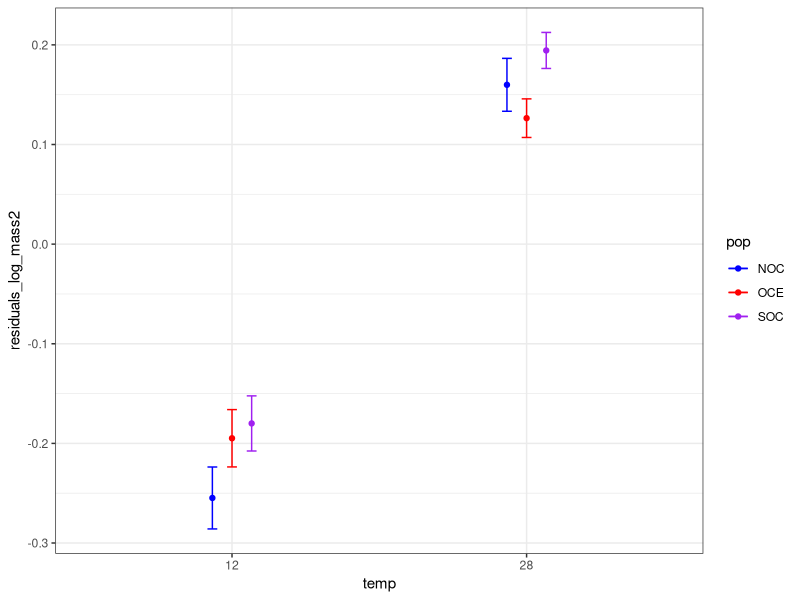
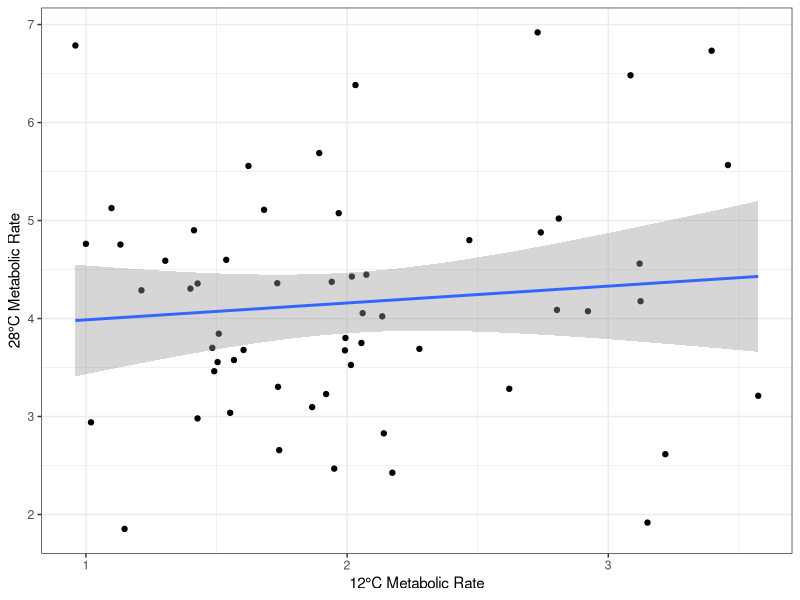

These figures' R source, in order: (Note: this script raises an error after producing the figures.)
setwd("/Users/melissadrown/Documents/School/RSMAS/Research/Summer 2020/Writing/Phenotyping/Spring 2019 Phenotyping/Data for Phenotypes")
data_wam <- read.csv("2019WAM_backgroun_corrected_flat.csv")
data_ctmax <- read.csv("OCNJ_s19_ctmax_2.csv")
data_cam <- read.csv("mass_cor_OCNJ_s19_cam_2.csv")

library(dplyr)
library(ggplot2)
library(lme4)
library(broom)
library(MASS)
library(raster)
library(car)
library(lubridate)
library(tidyr)

# look at data files
head(data_wam)
head(data_ctmax)
head(data_cam)

# function to calculate SE and mean summary table
summarySE <- function(data=NULL, measurevar, groupvars=NULL, na.rm=FALSE,
                      conf.interval=.95, .drop=TRUE) {
  library(plyr)
  
  # New version of length which can handle NA's: if na.rm==T, don't count them
  length2 <- function (x, na.rm=FALSE) {
    if (na.rm) sum(!is.na(x))
    else       length(x)
  }
  
  # This does the summary. For each group's data frame, return a vector with
  # N, mean, and sd
  datac <- ddply(data, groupvars, .drop=.drop,
                 .fun = function(xx, col) {
                   c(N    = length2(xx[[col]], na.rm=na.rm),
                     mean = mean   (xx[[col]], na.rm=na.rm),
                     sd   = sd     (xx[[col]], na.rm=na.rm)
                   )
                 },
                 measurevar
  )
  
  # Rename the "mean" column    
  datac <- rename(datac, c("mean" = measurevar))
  
  datac$se <- datac$sd / sqrt(datac$N)  # Calculate standard error of the mean
  
  # Confidence interval multiplier for standard error
  # Calculate t-statistic for confidence interval: 
  # e.g., if conf.interval is .95, use .975 (above/below), and use df=N-1
  ciMult <- qt(conf.interval/2 + .5, datac$N-1)
  datac$ci <- datac$se * ciMult
  
  return(datac)
}

# Fix the Date to be recognized as a chronological date in all the files.
data_cam1 <- data_cam
data_cam <- subset(data_cam, data_cam$MR_pmol_s!="NA")
data_ctmax <- subset(data_ctmax, data_ctmax$ctmax_date!="4/15/19")

data_wam$wam_date <- as.POSIXct(as.character(data_wam$wam_date), format="%m/%d/%y")
data_ctmax$ctmax_date <- mdy(data_ctmax$ctmax_date)
data_cam$cam_date <- mdy(data_cam$cam_date)
data_cam1$cam_date <- mdy(data_cam1$cam_date)

# make acclimation order a factor
data_wam$accl_order <- as.factor(data_wam$accl_order)
data_ctmax$accl_order <- as.factor(data_ctmax$accl_order)

# make temp a factor
data_wam$temp <- as.factor(data_wam$temp)
data_ctmax$temp <- as.factor(data_ctmax$temp)
data_cam$temp <- as.factor(data_cam$temp)
data_cam1$temp <- as.factor(data_cam1$temp)

#######################################################################
# Whole Animal Metabolic Rate
# Linear model
wam_model <- data_wam %>% do(model = stepAIC(aov(log10(tenth_perc_MO2_mg_hr)~ temp + log10(mass_kg) + sex + accl_order + pop, data=.), scope = . ~ .^2, direction='both'))
# view best fit model
wam_model$model

# build model of best fit
wam_model_final <- aov(formula = log10(tenth_perc_MO2_mg_hr) ~ temp + log10(mass_kg) + 
      accl_order + pop + temp:accl_order + temp:log10(mass_kg), 
    data = data_wam)

# view ANOVA table
anova(wam_model_final)

# Fig 2
wam.mass.model.temp <- summary(lm(log10(data_wam$tenth_perc_MO2_mg_hr)~ log10(data_wam$mass_kg)))
data_wam$residuals_log_mass2 <- wam.mass.model.temp$residuals

data_wam$temp <- factor(data_wam$temp, levels=c("12", "28"))

data.wam.temp <- summarySE(data_wam, measurevar="residuals_log_mass2", groupvars=c("temp","pop"))

pd <- position_dodge(0.2) # move them .05 to the left and right

data.wam.temp
wam.temp <- ggplot(data.wam.temp, aes(x=temp, y=residuals_log_mass2, col=pop)) + 
  geom_errorbar(aes(ymin=residuals_log_mass2-se, ymax=residuals_log_mass2+se), width=.1, position=pd) +
  geom_line(position=pd) +
  geom_point(position=pd) + 
  scale_color_manual(values=c("blue", "red", "purple"))+
  theme_bw()
wam.temp
#ggsave("combined_wam.eps", wam.temp, width=6, height=6)

#####
# plasticity in WAM
wam_cold <- subset(data_wam, data_wam$temp=="12")
wam_hot <- subset(data_wam, data_wam$temp=="28")

wam_all_wide <- merge(wam_cold, wam_hot, by="FishID")

# variable.x = 12°C, variable.y = 28°C
wam_diff <- wam_all_wide %>% group_by("FishID") %>%
  mutate(diff_wam_btw_accl=(tenth_perc_MO2_mg_hr.y-tenth_perc_MO2_mg_hr.x))

# are 12°C and 28°C metabolic rate correlated? No significant correlation p = 0.45, R2 = 0.010
summary(lm(wam_all_wide$tenth_perc_MO2_mg_hr.y~wam_all_wide$tenth_perc_MO2_mg_hr.x))

ggplot(wam_all_wide, aes(x=tenth_perc_MO2_mg_hr.x, y=tenth_perc_MO2_mg_hr.y)) + geom_point() + geom_smooth(method=lm) + 
  labs(x="12°C Metabolic Rate", y="28°C Metabolic Rate") + theme_bw()

# plasticity in WAM
# 28°C p < 2e-16 ***
summary(lm(wam_diff$diff_wam_btw_accl~wam_diff$tenth_perc_MO2_mg_hr.y))

# 12°C p = 0.000553 ***
summary(lm(wam_diff$diff_wam_btw_accl~wam_diff$tenth_perc_MO2_mg_hr.x))

#####
# Supple. Fig 1
wam_12_plasticity <- ggplot(wam_diff, aes(x=tenth_perc_MO2_mg_hr.x, y=diff_wam_btw_accl)) + geom_point() + 
  geom_smooth(method=lm) + 
  labs(x="12°C Whole Animal Metabolic Rate", y="Plasticity in Whole Animal Metabolic Rate") + 
  annotate("text", x=3.1, y = 5.5, label="p < 0.0001***, R2 = 0.19") + 
  theme_bw()

wam_28_plasticity <- ggplot(wam_diff, aes(x=tenth_perc_MO2_mg_hr.y, y=diff_wam_btw_accl)) + geom_point() + 
  geom_smooth(method=lm) + 
  labs(x="28°C Whole Animal Metabolic Rate", y="Plasticity in Whole Animal Metabolic Rate") + 
  annotate("text", x=6, y = 5.5, label="p < 0.0001***, R2 = 0.72") + 
  theme_bw()

wam_plas_fig <- grid.arrange(wam_12_plasticity, wam_28_plasticity, nrow=1)

#ggsave("wam_plas_fig.eps", wam_plas_fig, width=10, height=6)
#######################################################################
# Critical Thermal Maximum
# Linear model
ctmax_model <- data_ctmax %>%  do(model = stepAIC(aov(ctmax~ temp + weight_wam + sex + accl_order + pop, data=.), scope = . ~ .^2, direction='both'))
# view best fit model 
ctmax_model$model

# build model of best fit
ctmax_model_final <- aov(formula = ctmax ~ temp + sex + accl_order + temp:accl_order + 
                           + pop, data = data_ctmax)
# view ANOVA table
anova(ctmax_model_final)

# Fig 3
data_ctmax$temp <- factor(data_ctmax$temp, levels=c("12", "28"))

data.ctmax.temp <- summarySE(data_ctmax, measurevar="ctmax", groupvars=c("temp","pop"))

pd <- position_dodge(0.2) # move them .05 to the left and right

data.ctmax.temp
ctmax.temp <- ggplot(data.ctmax.temp, aes(x=temp, y=ctmax, col=pop)) + 
  geom_errorbar(aes(ymin=ctmax-se, ymax=ctmax+se), width=.1, position=pd) +
  geom_line(position=pd) +
  geom_point(position=pd) + 
  scale_color_manual(values=c("blue", "red", "purple"))+
  theme_bw() + facet_grid(rows = vars(temp), scale="free")
ctmax.temp

#ggsave("combined_ctmax.eps", ctmax.temp, width=6, height=6)

#####
# plasticity in CTmax
ctmax_cold <- subset(data_ctmax, data_ctmax$temp=="12")
ctmax_hot <- subset(data_ctmax, data_ctmax$temp=="28")

# variable.x = 12°C, variable.y =28°C
ctmax_all_wide <- merge(ctmax_cold, ctmax_hot, by="FishID", all = T)

# variable.x = 12°C, variable.y = 28°C
ctmax_diff <- ctmax_all_wide %>% group_by(FishID) %>%
  mutate(diff_ctmax_btw_accl=ctmax.y-ctmax.x)

# R2= 0.09, p =0.00384**
summary(lm(ctmax_all_wide$ctmax.y~ctmax_all_wide$ctmax.x))

ggplot(ctmax_all_wide, aes(x=ctmax.x, y=ctmax.y)) + geom_point() + geom_smooth(method=lm) + 
  labs(x="12°C CTmax", y="28°C CTmax") + theme_bw()
#####

# Fig 4
# higher 12°C = lower plasticity
ctmax_12_plasticity <- ggplot(ctmax_diff, aes(x=ctmax.x, y=diff_ctmax_btw_accl)) + geom_point() + 
  geom_smooth(method=lm) + 
  labs(x="12°C CTmax", y="Plasticity in CTmax") + 
  annotate("text", x=34.25, y = 8.75, label="p < 0.001***, R2 = 0.90") + 
  theme_bw()
ctmax_12_plasticity

# p < 2e-16 ***, R2= 0.9012
summary(lm(ctmax_diff$diff_ctmax_btw_accl~ctmax_diff$ctmax.x))

# horizontal lines, no relationship between 28°C and plasticity
ctmax_28_plasticity <- ggplot(ctmax_diff, aes(x=ctmax.y, y=diff_ctmax_btw_accl)) + geom_point() + 
  geom_smooth(method=lm) + 
  labs(x="28°C CTmax", y="Plasticity in CTmax") + 
  annotate("text", x=42, y = 8.75, label="p = 0.93, R2 < 0.0001") + 
  theme_bw()
ctmax_28_plasticity

# p =  0.9293, R2 = 9.194e-05
summary(lm(ctmax_diff$diff_ctmax_btw_accl~ctmax_diff$ctmax.y))

#ggsave("ctmax_12_plasticity.eps", ctmax_12_plasticity)
#ggsave("ctmax_28_plasticity.eps", ctmax_28_plasticity)

#######################################################################
# Cardiac Metabolic Rate
# Linear model
cam_model <- data_cam %>% do(model = stepAIC(aov(MR_pmol_s ~ temp + cam_mass + substrate + sex + pop, data=.), scope = . ~ .^2, direction = 'both'))
# view best fit model
cam_model$model

# build model of best fit
cam_model_final <- aov(MR_pmol_s~temp + cam_mass + substrate + sex + 
                         temp:substrate + temp:cam_mass + cam_mass:substrate + cam_mass:sex + 
                         temp:sex, data = data_cam)

# view ANOVA table
anova(cam_model_final)

# Fig 5
data_cam_mass <- lm(data_cam$MR_pmol_s~data_cam$cam_mass)
data_cam$MR_res <- data_cam_mass$residuals
data_cam$substrate <- factor(data_cam$substrate, levels=c("Glucose", "FA", "LKA","INH"))

cam_boxes_data <- summarySE(data_cam, measurevar="MR_res", groupvars=c("temp","substrate"))

cam_boxes3 <- ggplot(cam_boxes_data, aes(y=MR_res, 
                                         x=substrate:temp, col=temp))  + 
  geom_point(position=pd, size=2.5) +
  geom_errorbar(aes(ymin=MR_res-se, ymax=MR_res+se), width=.2) +
  theme_bw() + scale_color_manual(values=c("blue", "orange")) +
  annotate("text", x=1, y=16, label="a") +
  annotate("text", x=2, y=22, label="a") +
  annotate("text", x=3, y=8, label="b") +
  annotate("text", x=4, y=4, label="b") +
  annotate("text", x=5, y=0, label="bc") +
  annotate("text", x=6, y=0, label="bc") +
  annotate("text", x=7, y=-2, label="c") +
  annotate("text", x=8, y=-12, label="d") +
  labs(y="Cardiac Metabolic Rate (pmol/sec)", x="Substrate")
cam_boxes3

#ggsave("cam_box_new.eps", cam_boxes3, height=6, width=8)

#Fig 6
# Heart mass and body mass by acclimation temp
t.test(data_cam$heart_mass~data_cam$temp)
t.test(data_cam$cam_mass~data_cam$temp)

scd <- summarySE(data_cam, measurevar="heart_mass", groupvars="temp", na.rm=TRUE)

cam_heartmass <- ggplot(scd, aes(x=temp, y=heart_mass)) + 
  geom_errorbar(aes(ymin=heart_mass-se, ymax=heart_mass+se), width=.1) +
  geom_point(col=c("blue", "orange"), size=3) + 
  annotate("text", x=2.3, y= 0.0175, label="p < 0.0001") +
  ylab("Ventricular Mass (g)") +
  xlab("Acclimation Temperature (°C)") +
  theme_bw()

scd2 <- summarySE(data_cam, measurevar="cam_mass", groupvars="temp", na.rm=TRUE)

cam_bodymass <- ggplot(scd2, aes(x=temp, y=cam_mass)) + 
  geom_errorbar(aes(ymin=cam_mass-se, ymax=cam_mass+se), width=.1) +
  geom_point(col=c("blue", "orange"), size=3) + 
  annotate("text", x=2.3, y=12.35, label="p=0.43") +
  ylab("Body Mass (g)") +
  xlab("Acclimation Temperature (°C)") +
  theme_bw()

cam_heartmass
cam_bodymass
#ggsave("cam_bodymass.eps", cam_bodymass, height=6, width=6)
#ggsave("cam_heartmass.eps", cam_heartmass, height=6, width=6)

# Supple. Fig 2
data_cam_cold <- subset(data_cam, data_cam$temp=="12")
data_cam_hot <- subset(data_cam, data_cam$temp=="28")

summary(lm(data=data_cam_cold, heart_mass~cam_mass))

cam_body_heart_12 <- ggplot(data_cam_cold, aes(x=cam_mass, y=heart_mass), fill="temp") + 
  geom_point(color="blue") +
  geom_smooth(method=lm, color="blue") + 
  annotate("text", x=8.5, y=0.051, label="R2=0.18, p<0.0001") +
  labs(x="Body Mass (g)", y="Heart Mass (g)") + 
  theme_bw()

cam_body_heart_12

summary(lm(data=data_cam_hot, heart_mass~cam_mass))

cam_body_heart_28 <- ggplot(data_cam_hot, aes(x=cam_mass, y=heart_mass), fill="temp") + 
  geom_point(color="red") +
  geom_smooth(method=lm, color="red") + 
  annotate("text", x=8.5, y=0.051, label="R2=0.64, p<0.0001") +
  labs(x="Body Mass (g)", y="Heart Mass (g)") + 
  theme_bw()

cam_body_heart_28

cam_body_heart <- grid.arrange(cam_body_heart_12, cam_body_heart_28, nrow=1)

#ggsave("cam_heart_bodymass_fig.eps", cam_body_heart, width=10, height=6)
######################################################################
# Correlation among phenotypes
# set up data
data_cam1$MR_pmol_s[is.na(data_cam1$MR_pmol_s)] <- 0
data_cam_model <- lm(data_cam1$MR_pmol_s~data_cam1$cam_mass)
data_cam1$MR_res <- data_cam_model$residuals

data_cam_sub <- data_cam1[c(5,7,8,9,10,14,17)]
wide_cam <- data_cam_sub %>%
  spread(substrate, MR_res)
wide_cam2<-na.omit(wide_cam)
head(wide_cam2, 24)

all_data_wide <- merge(data_ctmax, data_wam, by="FishID")
all_data_wide <- merge(all_data_wide, wide_cam2, by="FishID")
head(all_data_wide)

all_data_hot <- subset(all_data_wide, all_data_wide$temp.x=="28")
all_data_cold <- subset(all_data_wide,all_data_wide$temp.x=="12")

# Between temps 
# WAM
summary(lm(wam_all_wide$tenth_perc_MO2_mg_hr.y~wam_all_wide$tenth_perc_MO2_mg_hr.x))

# CTmax
summary(lm(ctmax_all_wide$ctmax.y~ctmax_all_wide$ctmax.x))

# Correlation plots - within temps
library(corrplot)

cor.mtest <- function(mat, ...) {
  mat <- as.matrix(mat)
  n <- ncol(mat)
  p.mat<- matrix(NA, n, n)
  diag(p.mat) <- 0
  for (i in 1:(n - 1)) {
    for (j in (i + 1):n) {
      tmp <- cor.test(mat[, i], mat[, j], ...)
      p.mat[i, j] <- p.mat[j, i] <- tmp$p.value
    }
  }
  colnames(p.mat) <- rownames(p.mat) <- colnames(mat)
  p.mat
}

# matrix of the p-value of the correlation
str(all_data_hot)

wide_all_corr1 <- cor(all_data_hot[,c(13,34,39:42)])
p.mat <- cor.mtest(wide_all_corr1)
head(p.mat[, 1:6])
M1 <- corrplot(wide_all_corr1, addCoef.col = "black", p.mat = p.mat, sig.level = 0.01, insig = "blank", type="upper", order="hclust")
colnames(M1) <- c("CTmax", "Metabolic Rate", "Fatty Acids", "Glucose", "Endogenous", "LKA")
rownames(M1) <- c("CTmax", "Metabolic Rate", "Fatty Acids", "Glucose", "Endogenous", "LKA")

correlations_28 <- corrplot(M1, addCoef.col = "black", p.mat = p.mat, sig.level = 0.05, insig = "blank", type="upper", order="hclust")

wide_all_corr2 <- cor(all_data_cold[,c(13,34,39:42)])
p.mat2 <- cor.mtest(wide_all_corr2)
head(p.mat2[, 1:6])
M2 <- corrplot(wide_all_corr2, addCoef.col = "black", p.mat = p.mat2, sig.level = 0.01, insig = "blank", type="upper", order="hclust")
colnames(M2) <- c("CTmax", "Metabolic Rate", "Fatty Acids", "Glucose", "Endogenous", "LKA")
rownames(M2) <- c("CTmax", "Metabolic Rate", "Fatty Acids", "Glucose", "Endogenous", "LKA")

correlations_12 <- corrplot(M2, addCoef.col = "black", p.mat = p.mat2, sig.level = 0.05, insig = "blank", type="upper", order="hclust")
